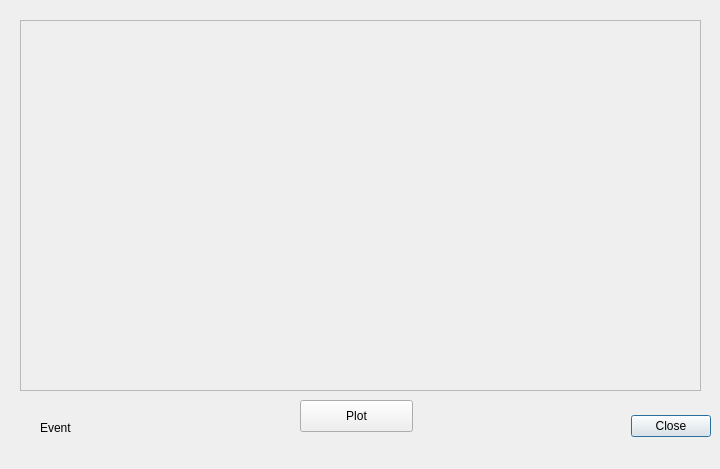
<?xml version="1.0" encoding="UTF-8"?>
<ui version="4.0">
 <class>Dialog</class>
 <widget class="QDialog" name="Dialog">
  <property name="geometry">
   <rect>
    <x>0</x>
    <y>0</y>
    <width>720</width>
    <height>469</height>
   </rect>
  </property>
  <property name="windowTitle">
   <string>Plot</string>
  </property>
  <widget class="QDialogButtonBox" name="buttonBox">
   <property name="geometry">
    <rect>
     <x>370</x>
     <y>410</y>
     <width>341</width>
     <height>32</height>
    </rect>
   </property>
   <property name="orientation">
    <enum>Qt::Horizontal</enum>
   </property>
   <property name="standardButtons">
    <set>QDialogButtonBox::Close</set>
   </property>
  </widget>
  <widget class="QFrame" name="frame">
   <property name="geometry">
    <rect>
     <x>20</x>
     <y>20</y>
     <width>681</width>
     <height>371</height>
    </rect>
   </property>
   <property name="frameShape">
    <enum>QFrame::StyledPanel</enum>
   </property>
   <property name="frameShadow">
    <enum>QFrame::Raised</enum>
   </property>
   <property name="lineWidth">
    <number>3</number>
   </property>
   <widget class="QWidget" name="verticalLayoutWidget">
    <property name="geometry">
     <rect>
      <x>9</x>
      <y>9</y>
      <width>661</width>
      <height>351</height>
     </rect>
    </property>
    <layout class="QVBoxLayout" name="verticalLayout"/>
   </widget>
  </widget>
  <widget class="QPushButton" name="plot_pushButton">
   <property name="geometry">
    <rect>
     <x>300</x>
     <y>400</y>
     <width>113</width>
     <height>32</height>
    </rect>
   </property>
   <property name="text">
    <string>Plot</string>
   </property>
   <property name="checkable">
    <bool>true</bool>
   </property>
  </widget>
  <widget class="QLabel" name="label">
   <property name="geometry">
    <rect>
     <x>40</x>
     <y>420</y>
     <width>60</width>
     <height>16</height>
    </rect>
   </property>
   <property name="text">
    <string>Event</string>
   </property>
   <property name="textFormat">
    <enum>Qt::PlainText</enum>
   </property>
  </widget>
 </widget>
 <resources/>
 <connections>
  <connection>
   <sender>buttonBox</sender>
   <signal>accepted()</signal>
   <receiver>Dialog</receiver>
   <slot>accept()</slot>
   <hints>
    <hint type="sourcelabel">
     <x>248</x>
     <y>254</y>
    </hint>
    <hint type="destinationlabel">
     <x>157</x>
     <y>274</y>
    </hint>
   </hints>
  </connection>
  <connection>
   <sender>buttonBox</sender>
   <signal>rejected()</signal>
   <receiver>Dialog</receiver>
   <slot>reject()</slot>
   <hints>
    <hint type="sourcelabel">
     <x>316</x>
     <y>260</y>
    </hint>
    <hint type="destinationlabel">
     <x>286</x>
     <y>274</y>
    </hint>
   </hints>
  </connection>
  <connection>
   <sender>plot_pushButton</sender>
   <signal>clicked()</signal>
   <receiver>Dialog</receiver>
   <slot>toggle_plot()</slot>
   <hints>
    <hint type="sourcelabel">
     <x>356</x>
     <y>415</y>
    </hint>
    <hint type="destinationlabel">
     <x>359</x>
     <y>234</y>
    </hint>
   </hints>
  </connection>
 </connections>
 <slots>
  <slot>toggle_plot()</slot>
 </slots>
</ui>
